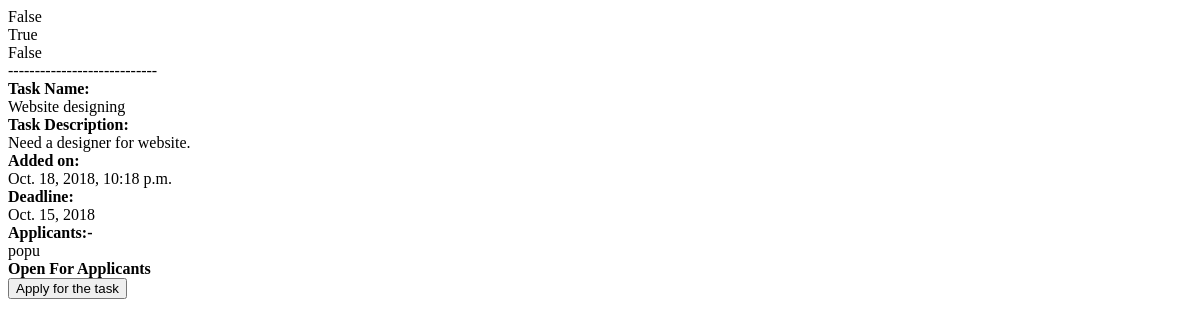
Page /portal/1/task_description/1/ on the earlier database version.
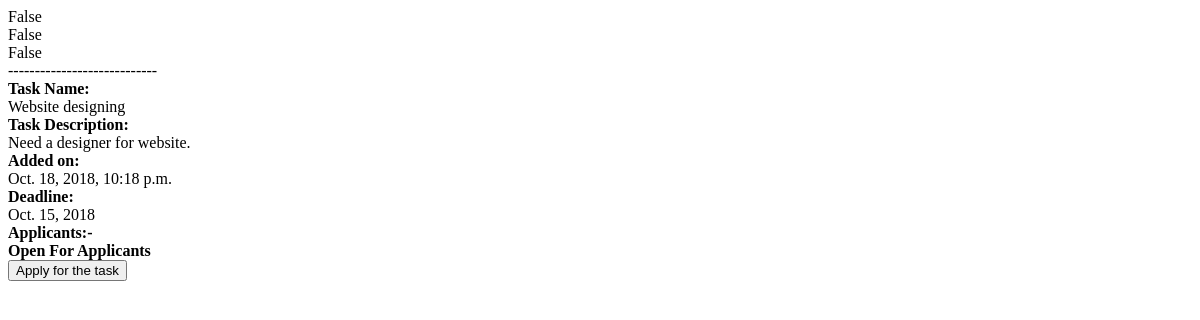
Same page on the later database version.
### Portal/models.py (models this page shows, shortened)
class Applicant(models.Model):
    user = models.ForeignKey(CustomUser, on_delete=models.CASCADE)
    task = models.ForeignKey(Task, on_delete=models.CASCADE)
    time_of_application = models.DateTimeField(default=datetime.datetime.now())

class CustomUser(models.Model):
    user = models.OneToOneField(User, on_delete=models.CASCADE)
    phone_number = models.IntegerField(blank=False, default=None)
    bio = models.TextField(max_length=500, default=None)
    image = models.ImageField(upload_to='profiles')
    batchYear = models.CharField(max_length=4, choices=(
        ("None", "None"), ("UG-1", "UG-1"), ("UG-2", "UG-2"), ("UG-3", "UG-3"), ("UG-4", "UG-4"), ("MS", "MS"),
        ("Ph.D", "Ph.D")), default='None')
    gender = models.CharField(max_length=1, choices=(("Male", "Male"), ("Female", "Female")), default="Male", blank=False)

### Portal/views.py (the view, shortened to what this page needs)
# urls.py: path('<int:project_id>/task_description/<int:task_id>/', task_description, name='task_description')
def task_description(request, project_id, task_id):
    task = Task.objects.get(id=task_id, project=project_id)
    context = dict()
    context['task'] = task
    context['is_leader'] = (task.project.leader.user == request.user)
    context['applicants'] = task.applicant_set.all()
    context['has_applicants'] = bool(len(context['applicants']))
    context['is_alloted'] = bool(len(task.contributor_set.all()))
    if context['is_alloted']:
        context['contributor'] = task.contributor_set.get()
    context['user'] = request.user
    task = Task.objects.get(id=task_id, project=project_id)
    context['task'] = task
    context['is_alloted'] = bool(len(task.contributor_set.all()))
    if context['is_alloted']:
        context['contributor'] = task.contributor_set.get()
    context['user'] = request.user
    context['has_applied'] = False
    for i in task.applicant_set.all():
        if i.user.user == request.user:
            context['has_applied'] = True
    return render(request, 'taskdescription.html', context)

### Portal/templates/taskdescription.html (shortened to what this page needs)
<!DOCTYPE html>
<html lang="en">
<head>
</head>
<body>
{{is_leader}}<br>
{{has_applicants}}<br>
{{is_alloted}}<br>
----------------------------<br>
<b>Task Name:</b><br>
{{task.task_name}}<br>
<b>Task Description:</b><br>
{{task.task_description}}<br>
<b>Added on:</b><br>
{{task.addedOn}}<br>
<b>Deadline:</b><br>
{{task.deadline}}<br>
<b>Applicants:-</b><br>
{% for i in applicants %}
	{{i.user.user.username}}<br/>
{% endfor %}
{% if is_alloted %}
	<b>Contributor:-</b><br>
	{{contributor.user.user.username}}<br/>
{% else %}
	{% if is_leader  %}
		{% if has_applicants %}
			<form method="POST" action="{%url 'Portal:task_description' task.project.id task.id %}">
				{%csrf_token%}
				<input type="hidden" name="work" value="select">
				{% for i in applicants %}
					<input type="radio" name="user_id" value="{{i.user.user.id}}">{{i.user.user.username}}<br>
				{% endfor %}
				<input type="submit" name="submit" value="select">
			</form>
		{% endif %}
	{% else%}
		{% if has_applied %}
			You have already applied for he task
		{% else %}
			<b>Open For Applicants</b>
			<form method="POST" action="{% url 'Portal:task_description' task.project.id task.id %}">
				<input type="submit" name="submit" value="Apply for the task">
			</form>
		{% endif %}
	{% endif %}
{% endif %}
</body>
</html>

Differences in the rows shown:
removed Applicant: user.user.username "popu"
Other differences:
{{ has_applicants }}: "True" → "False"
